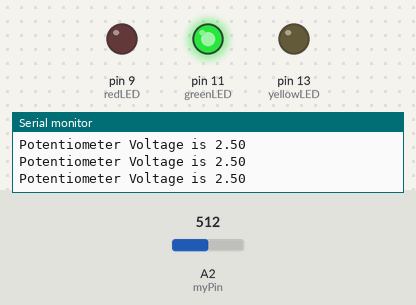
A sketch run on a simulated Arduino Uno, built with avr-gcc and run on an emulated ATmega328P. On the bench: output pins drawn as LEDs (lit = HIGH), the last lines printed to the serial monitor. The test bench sets the inputs (shaded band); at power-on: A2 (myPin) = 512.

Above: at 1.2 s.
1.3 s: A2 (myPin) set to 599
2.8 s: A2 (myPin) set to 630
At 3.5 s:
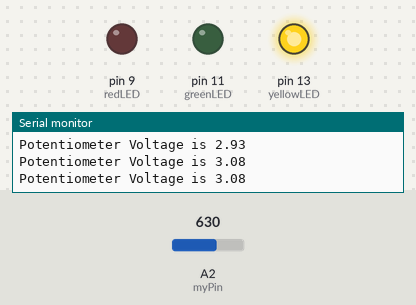
4.5 s: A2 (myPin) set to 805
6.0 s: A2 (myPin) set to 826
At 7.2 s:
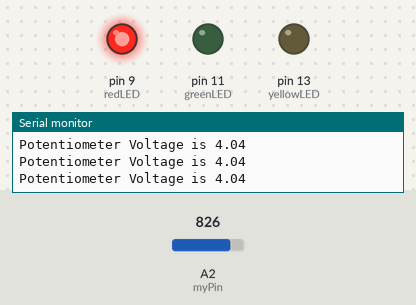
7.5 s: A2 (myPin) set to 716
At 8.6 s:
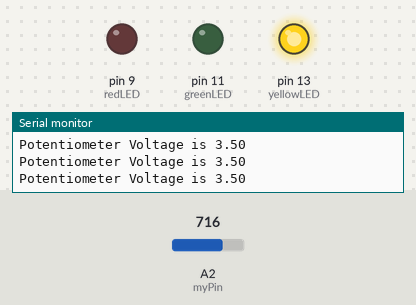
9.0 s: A2 (myPin) set to 900
At 9.9 s:
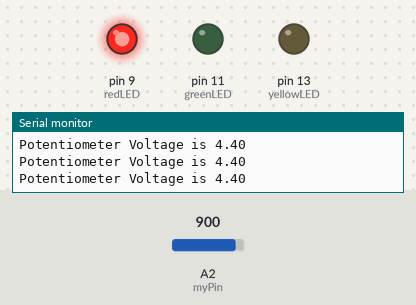
Timing chart, 0 to 11.5 s (numbered marks = the images above; inputs shaded):
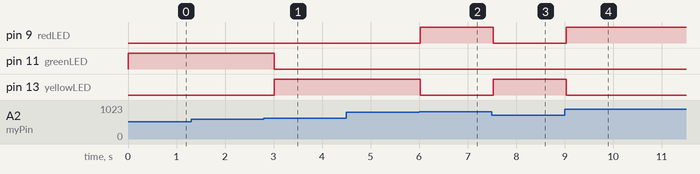

The sketch:

IfStatements.ino
```cpp
int myPin=A2;
int readVal;
float V2;
int delayT=250;
int redLED=9;
int greenLED=11;
int yellowLED=13;


void setup() {
  // put your setup code here, to run once:
  Serial.begin(9600);
  pinMode(myPin,INPUT);
  pinMode(redLED,OUTPUT);
  pinMode(greenLED,OUTPUT);
  pinMode(yellowLED,OUTPUT);
}

void loop() {
  // put your main code here, to run repeatedly:
  readVal=analogRead(myPin);
  V2=(5./1023.)*readVal;
  Serial.print("Potentiometer Voltage is ");
  Serial.println(V2);
  if (V2<3.){
    digitalWrite(greenLED,HIGH);
  }
  if (V2>3.) {
    digitalWrite(greenLED,LOW);
  }
  if (V2>3.&&V2<4.) {
    digitalWrite(yellowLED,HIGH);
  }
  if (V2<3.||V2>4.) {
    digitalWrite(yellowLED,LOW);
  }
  if (V2>4.) {
    digitalWrite(redLED,HIGH);
  }
  if (V2<4.) {
    digitalWrite(redLED,LOW);
  }

  delay(delayT);
}
```

Measured:
- the behaviour switches between 613 and 614 on A2 (myPin) (found by bisection; images 0 and 1)
- the behaviour switches between 818 and 819 on A2 (myPin) (found by bisection; images 1 and 2)
- after the input at 2.8 s, pin 11 (greenLED): HIGH → LOW after 0.21 s; pin 13 (yellowLED): LOW → HIGH after 0.21 s
- after the input at 6.0 s, pin 9 (redLED): LOW → HIGH at once; pin 13 (yellowLED): HIGH → LOW at once
- after the input at 7.5 s, pin 9 (redLED): HIGH → LOW at once; pin 13 (yellowLED): LOW → HIGH at once
- after the input at 9.0 s, pin 9 (redLED): LOW → HIGH at once; pin 13 (yellowLED): HIGH → LOW at once
